Frame 1 (no input): blank canvas, image omitted
Frame 60 (the mouse pressed at the canvas centre just before this capture): blank canvas, image omitted
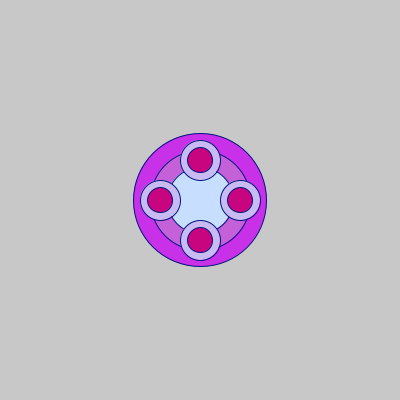
Frame 120 (the mouse held since frame 60 and released just before this capture)

The Processing sketch whose frames 1 and 60 were blank and that drew this single picture after the mouse press (run headless with seeded random() and noise(); from frame 60 on, the mouse is pressed at the canvas centre):

// Processing sketch: processing_181421
// ── processing_181421.pde

float pos = 40;


void setup() {
  size(400, 400);
  noCursor();
  stroke(1,20,129);
}


void draw ()  {
  
  background(200);
  
  fill(mouseX,49,232);
  ellipse(mouseX,mouseY,mouseY/1.5,mouseY/1.5);
  
  fill(196,96,216);
  ellipse(mouseX,mouseY,mouseY/2,mouseY/2);
  
  fill(mouseX,222,255);
  ellipse(mouseX,mouseY,mouseY/3,mouseY/3);
 
  fill(mouseY,187,241);
  ellipse(mouseX,mouseY-pos,mouseX/5,mouseX/5);
  ellipse(mouseX-pos,mouseY,mouseX/5,mouseX/5);
  ellipse(mouseX+pos,mouseY,mouseX/5,mouseX/5);
  ellipse(mouseX,mouseY+pos,mouseX/5,mouseX/5);
 
  fill(mouseX,5,126);
  ellipse(mouseX,mouseY-pos,mouseX/8,mouseX/8);
  ellipse(mouseX-pos,mouseY,mouseX/8,mouseX/8);
  ellipse(mouseX+pos,mouseY,mouseX/8,mouseX/8);
  ellipse(mouseX,mouseY+pos,mouseX/8,mouseX/8);
  
}
